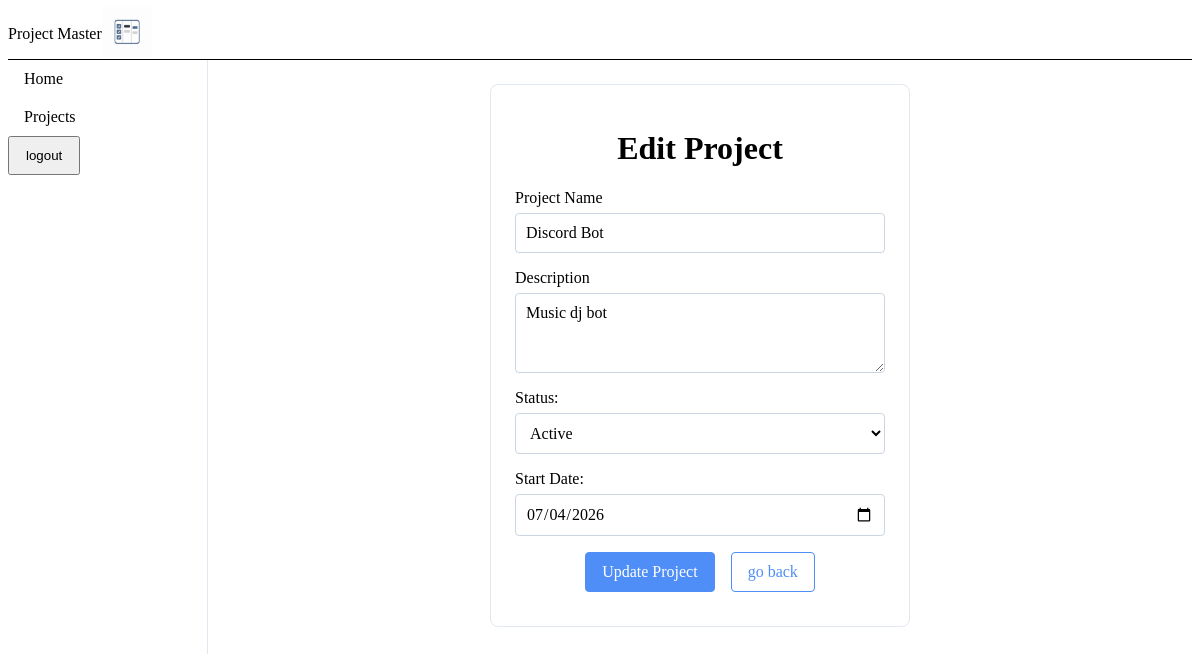
/project/3/edit (signed in), run on the app's committed database.
### models.py (models this page shows)
class Project(db.Model):
    projectId: Mapped[int] = mapped_column(primary_key=True)
    userId: Mapped[int] = mapped_column(ForeignKey('user.userId'), nullable=False)
    projectName:Mapped[str] = mapped_column(nullable=False)
    description:Mapped[str] = mapped_column(nullable=True)
    startDate: Mapped[Optional[date]] = mapped_column(Date,nullable=True)
    status: Mapped[str] = mapped_column(nullable=False)
    createdAt:Mapped[datetime] = mapped_column(default=lambda: datetime.now(timezone.utc) ,nullable=False)

### app.py (the view, shortened to what this page needs)
@app.route('/project/<int:projectId>/edit', methods=['GET','POST'])
@login_required
def edit_project(projectId):
        project = Project.query.filter_by(projectId=projectId, userId=current_user.userId).first()
        return render_template('edit_project.html', project=project)

### app.py (called while the page is built)
@login_manager.user_loader
def load_user(user_id):
    return User.query.get(int(user_id))

### templates/edit_project.html (shortened to what this page needs)
{% extends 'base.html' %}
{% block styles %} <link rel="stylesheet" href="{{ url_for('static', filename= 'css/forms.css') }}"> {% endblock %}
{% block content %}
    <div class="form-container">
        <div class="edit-project-card">
            <h1 class="card-title">Edit Project</h1>
            <form class="edit-project-form" action="{{ url_for('edit_project', projectId=project.projectId) }}" method="POST">
                <div class = form-field>
                    <label for="projectName">Project Name</label>
                    <input type="text" id="projectName" name="projectName" value="{{ project.projectName}}">
                </div>
                <div class = form-field>
                    <label for="description">Description</label>
                    <textarea id="description" name="description">{{ project.description }}</textarea>
                </div>
                <div class="form-field">
                    <label for="status">Status:</label>
                    <select id="status" name="status">
                        <option value="active" {% if project.status == 'active' %}selected{% endif %}>Active</option>
                    </select>
                </div>
                <div class="form-field">
                    <label for="start-date">Start Date:</label>
                    <input type="date" id="start-date" name="startDate" value="{{ project.startDate }}">
                <div class="btn-group">
                    <button class="btn btn-primary" type ="submit">Update Project</button>
                    <a class="btn btn-secondary" href="{{ url_for('project_page') }}">go back</a>
                </div>
            </form>
        </div>
    </div>
    {% endblock %}

### static/css/base.css (style rules this page uses)
* { box-sizing: border-box; }

### static/css/components.css (style rules this page uses)
.btn { display: inline-flex; align-items: center; justify-content: center; padding: 10px 16px; border: 1px solid transparent; border-radius: 4px; font: inherit; text-decoration: none; cursor: pointer; }
.btn-primary { background-color: #4f8ef7; color: white; border-color: #4f8ef7; }
.btn-secondary { border-color: #4f8ef7; color: #4f8ef7; }

### static/css/forms.css (style rules this page uses)
.base-card, .login-card, .register-card, .new-project-card, .new-milestone-card, .new-task-card, .edit-project-card, .edit-milestone-card { width: 100%; max-width: 420px; padding: 24px; border: 1px solid #e2e8f0; border-radius: 8px; background-color: var(--surface-1); }
.base-form, .login-form, .register-form, .new-project-form, .new-milestone-form, .new-task-form, .edit-project-form, .edit-milestone-form { display: flex; flex-direction: column; gap: 16px; }
.form-field { display: flex; flex-direction: column; gap: 6px; }
.form-field input { padding: 10px; font: inherit; border: 1px solid #cbd5e1; border-radius: 4px; }
.form-field textarea { padding: 10px; font: inherit; border: 1px solid #cbd5e1; border-radius: 4px; resize: vertical; min-height: 80px; }
.form-field select { padding: 10px; font: inherit; border: 1px solid #cbd5e1; border-radius: 4px; background-color: white; }
.form-container { padding: 24px; display: flex; justify-content: center; }
.btn-group { display: flex; justify-content: center; padding: 10px; gap: 1rem; }
.card-title { display: flex; justify-content: center; }

### data on the page
Project: projectName "Discord Bot", description "Music dj bot", status "Active", startDate "07/04/2026"
